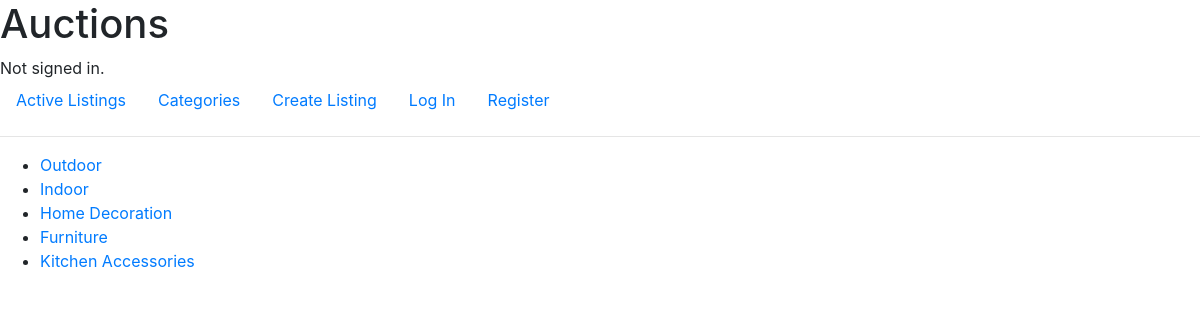
Screenshot of /listing/categories with the database file from the repository.
### auctions/models.py (models this page shows)
class Category(models.Model):
    name = models.CharField('Name', max_length=64)
    def __str__(self):
        return self.name

### auctions/views.py (the view)
# urls.py: path('listing/categories', views.show_categories, name='show_categories'),
def show_categories(request):
    try:
        categories = Category.objects.all()
        return render(request, 'auctions/categories.html', {
            'categories': categories
        })
    except Category.DoesNotExist:
        return render(request, 'auctions/error.html',{
            'message': '404 - Category Not Found'
        })

### auctions/templates/auctions/categories.html
{% extends "auctions/layout.html" %}
{% block body %}
    <ul>
        {% for category in categories %}
        <li>
            <a href="{% url 'show_by_category' category_id=category.id %}">{{ category }}</a>
        </li>
        {% empty %}
            <h1>No Category Found</h1>
        {% endfor %}
    </ul>
{% endblock %}

### rows the page displays
Category: name "Outdoor"
Category: name "Indoor"
Category: name "Home Decoration"
Category: name "Furniture"
Category: name "Kitchen Accessories"
